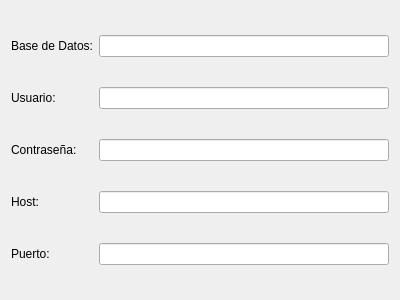
<?xml version="1.0" encoding="UTF-8"?>
<ui version="4.0">
 <class>ConectarBDWidget</class>
 <widget class="QWidget" name="ConectarBDWidget">
  <property name="geometry">
   <rect>
    <x>0</x>
    <y>0</y>
    <width>400</width>
    <height>300</height>
   </rect>
  </property>
  <property name="windowTitle">
   <string>Form</string>
  </property>
  <layout class="QGridLayout" name="gridLayout_main">
   <item row="0" column="0">
    <widget class="QLabel" name="label_bd">
     <property name="text">
      <string>Base de Datos:</string>
     </property>
    </widget>
   </item>
   <item row="0" column="1">
    <widget class="QLineEdit" name="line_bd"/>
   </item>
   <item row="1" column="0">
    <widget class="QLabel" name="label_user">
     <property name="text">
      <string>Usuario:</string>
     </property>
    </widget>
   </item>
   <item row="1" column="1">
    <widget class="QLineEdit" name="line_user"/>
   </item>
   <item row="2" column="0">
    <widget class="QLabel" name="label_password">
     <property name="text">
      <string>Contraseña:</string>
     </property>
    </widget>
   </item>
   <item row="2" column="1">
    <widget class="QLineEdit" name="line_password">
     <property name="echoMode">
      <enum>QLineEdit::Password</enum>
     </property>
    </widget>
   </item>
   <item row="3" column="0">
    <widget class="QLabel" name="label_host">
     <property name="text">
      <string>Host:</string>
     </property>
    </widget>
   </item>
   <item row="3" column="1">
    <widget class="QLineEdit" name="line_host"/>
   </item>
   <item row="4" column="0">
    <widget class="QLabel" name="label_port">
     <property name="text">
      <string>Puerto:</string>
     </property>
    </widget>
   </item>
   <item row="4" column="1">
    <widget class="QLineEdit" name="line_port"/>
   </item>
  </layout>
 </widget>
 <resources/>
 <connections/>
</ui>
